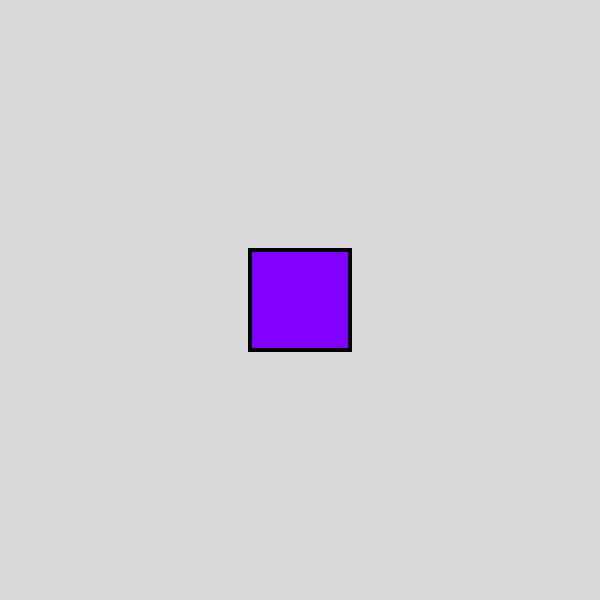
Frame 1 (no input)
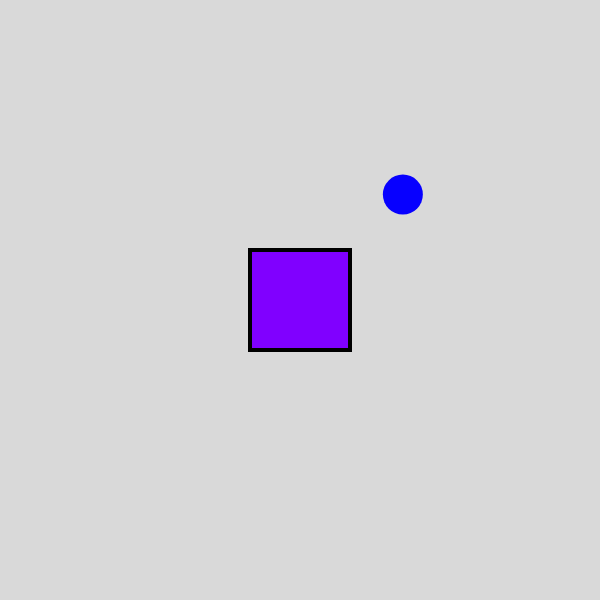
Frame 60 (no input)
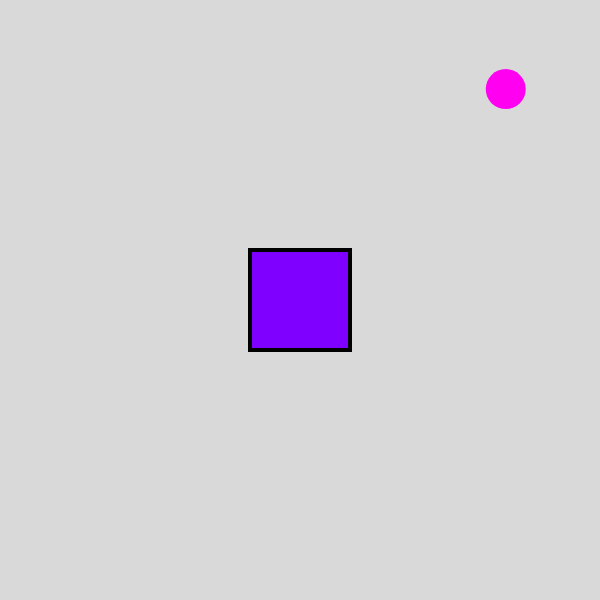
Frame 120 (the mouse pressed at the canvas centre since frame 60)

The p5.js sketch that drew these frames (run headless with seeded random() and noise() and a simulated clock; from frame 60 on, the mouse is pressed at the canvas centre):

// p5.js sketch
// ── sketch.js
let posX
let posY

let velX
let velY

let radius = 20

function setup() {
  createCanvas(600, 600);

  colorMode(HSB, width, 100, 100)
  posX = width * 0.5;
  posY = height * 0.5;

  velX = random(-4, 4)
  velY = random(-3, 3)

}

function draw() {
  posX = posX + velX
  posY += velY

  if(posY + radius >= height || posY - radius <= 0 ){
    velY = velY * -1
  }

  if(posX +radius >= width || posX - radius <= 0 ){
    velX = velX * -1
  }
  background(0, 0, 85);

  noStroke()
 
  fill(posX, 100, 100)
  circle(posX, posY, radius*2)

  stroke(255, 0, 0)
  strokeWeight(4)
  fill(width * 0.75, 100, 100)
  rect(width * 0.5 - 50, height * 0.5 - 50, 100, 100)
}
